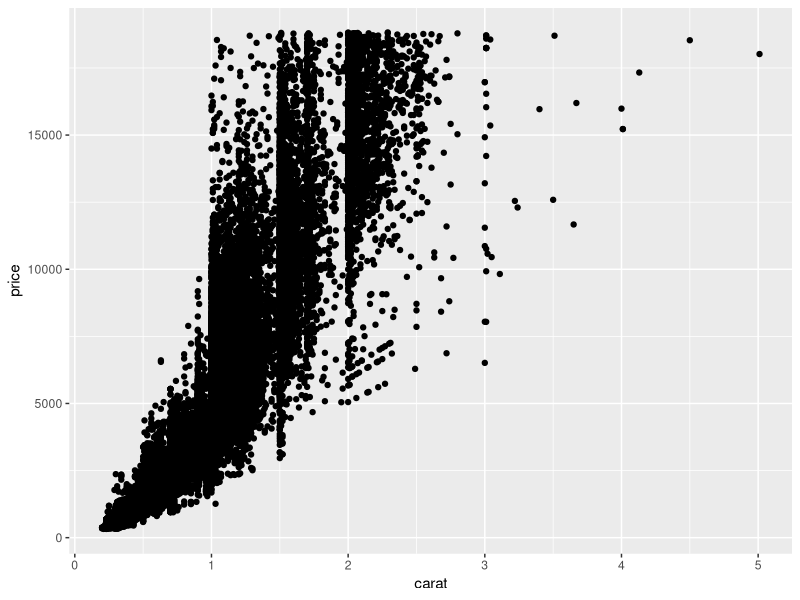
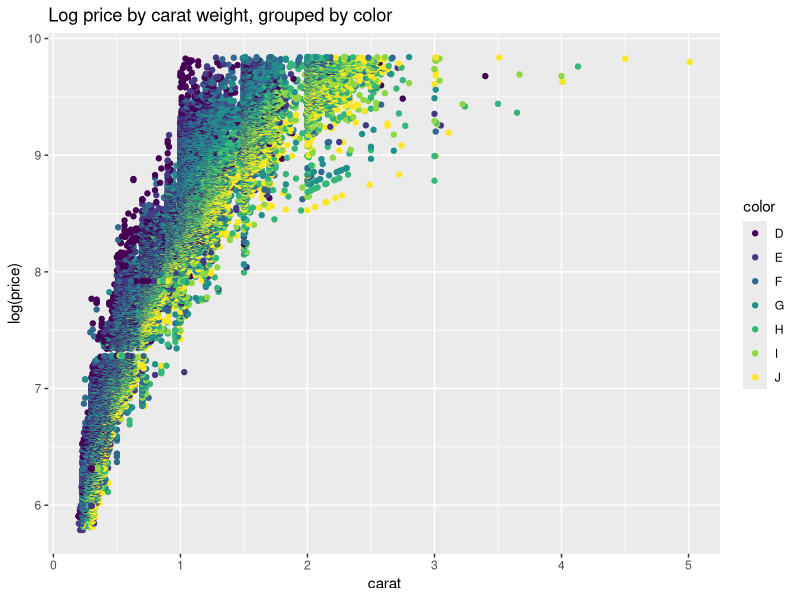
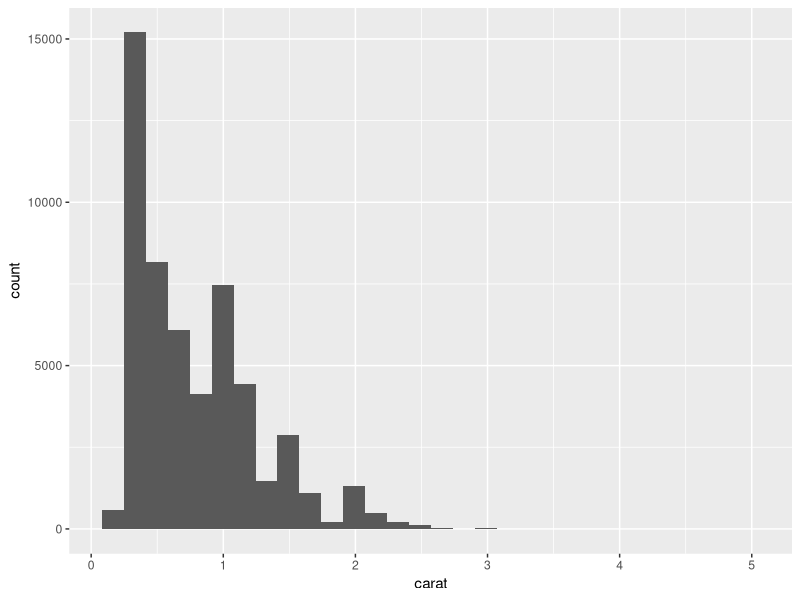
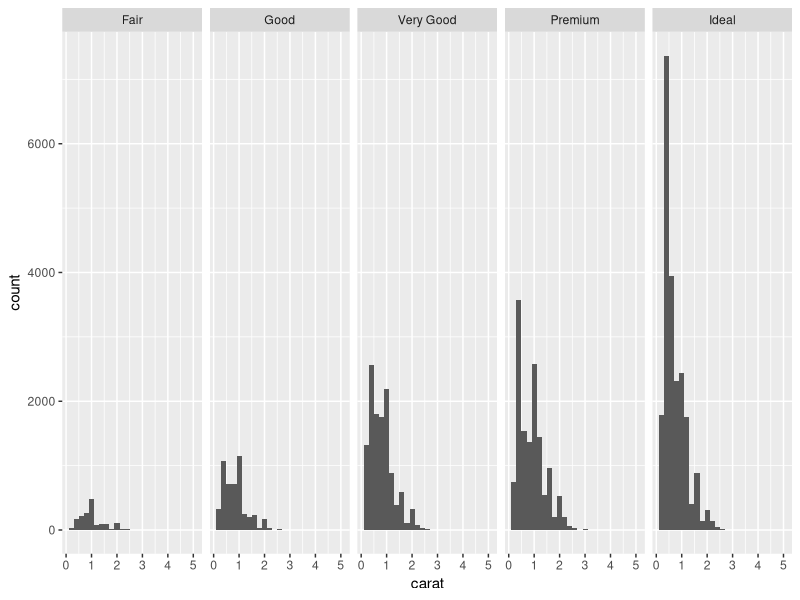
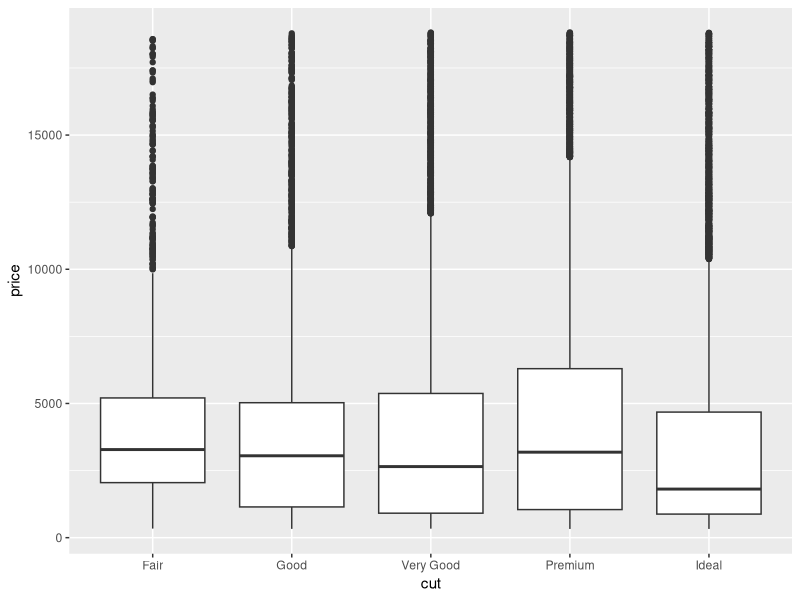
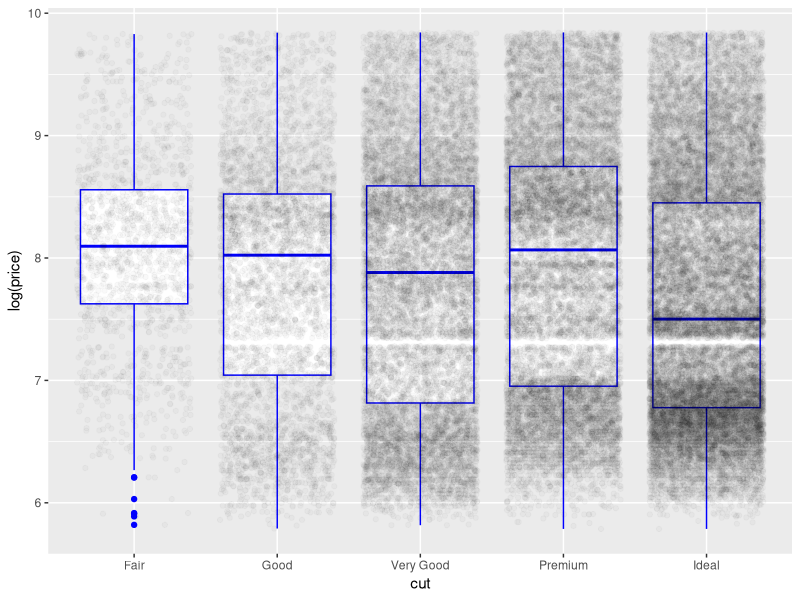
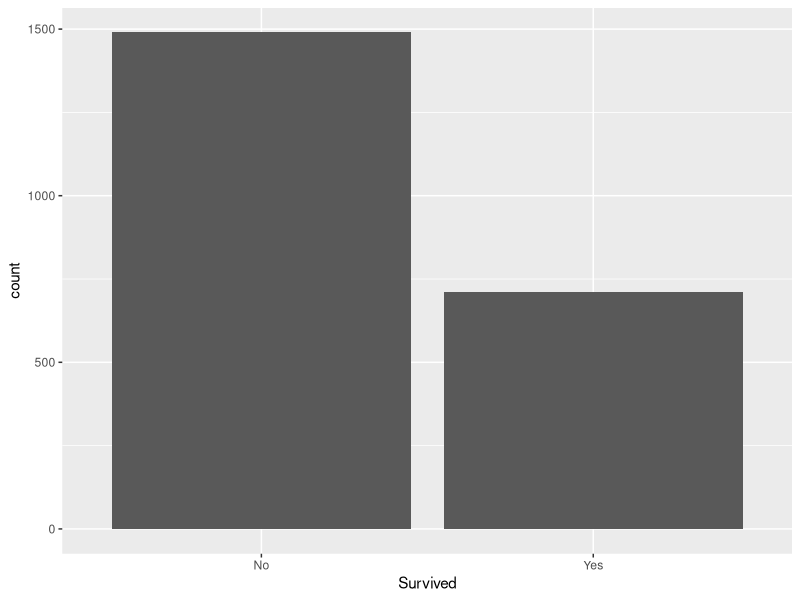
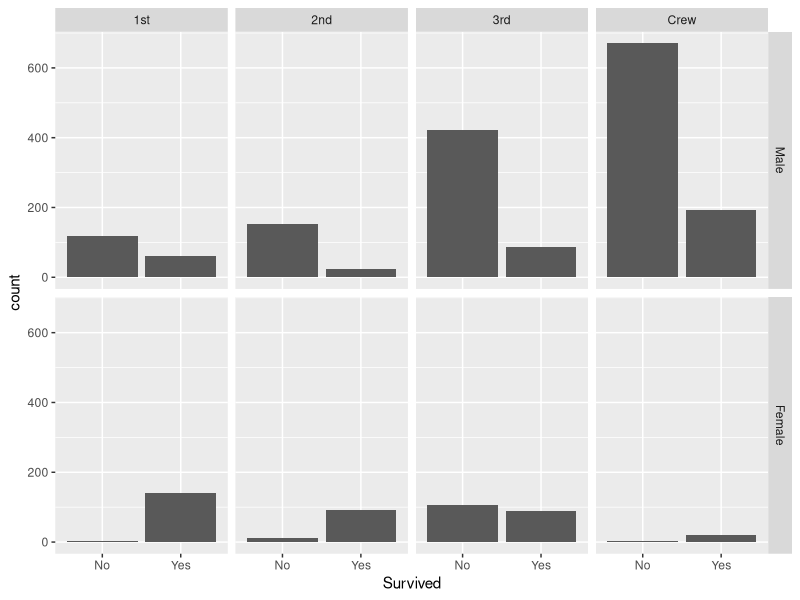

Source code (R) for these figures, in order:
# Load necessary libraries
library(ggplot2)
library(reshape)
data(diamonds)
data(Titanic)

#-------------------------------------------------------------------
### SCATTERPLOTS
#-------------------------------------------------------------------
# Basic scatter plot of diamond price vs carat weight
  ggplot(aes(x=carat, y=price), data=diamonds) +
  geom_point()

# Scatter plot of diamond price vs carat weight showing versitility of options in qplot
  ggplot(aes(x=carat, y=log(price), color=color), data=diamonds, alpha=I(.2))+
  geom_point() + ggtitle("Log price by carat weight, grouped by color")

### Your Turn
# All of the your turns for this section will use the tips data set 
#(loaded in with reshape package)

data(tips, package="reshape2")

# Use qplot to build a scatterplot of variables tips and total bill\medskip
# Use options within qplot to color points by smokers\medskip
# Clean up axis labels and add main plot title\medskip

#-------------------------------------------------------------------
### HISTOGRAMS
#-------------------------------------------------------------------
#Basic histogram of carat weight
  ggplot() +
  geom_histogram(aes(x=carat), data=diamonds)

#Carat weight histograms faceted by cut
  ggplot(aes(x=carat), data=diamonds) +
  geom_histogram(binwidth=.2) + 
  facet_grid(.~cut )

###Your Turn
# Create a new variable in tips data frame rate = tip/total bill\medskip
# Use qplot to create a histogram of rate\medskip
# Change the bin width on that histogram to 0.05\medskip
# Facet this histogram by size of the group

#-------------------------------------------------------------------  
### BOXPLOTS
#-------------------------------------------------------------------  
#Side by side boxplot of diamond prices within cut groupings
  ggplot(aes(x=cut, y=price), data=diamonds) +
  geom_boxplot()

#Side by side boxplot of log prices within cut groupings with jittered values overlay
  ggplot(aes(x=cut, y=log(price)), data=diamonds, 
         main="Boxplots of log Diamond Prices Grouped by Cut Quality") +
  geom_boxplot(color="blue") +
  geom_jitter(alpha=I(.025))

### Your Turn
# Make side by side boxplots of tipping rate for males and females\medskip
# Overlay jittered points for observed values onto this boxplot

#-------------------------------------------------------------------
### BARPLOTS
#-------------------------------------------------------------------  
#To investigate bar plots we will switch over to the Titanic data set
  titanic <- as.data.frame(Titanic)

#Basic bar plot of survival outcomes
  ggplot(aes(x=Survived, weight=Freq), data=titanic) +
  geom_bar()

#Bar plot faceted by gender and class
  ggplot(aes(x=Survived, weight=Freq), data=titanic) +
  geom_bar()+
  facet_grid(Sex~Class)
